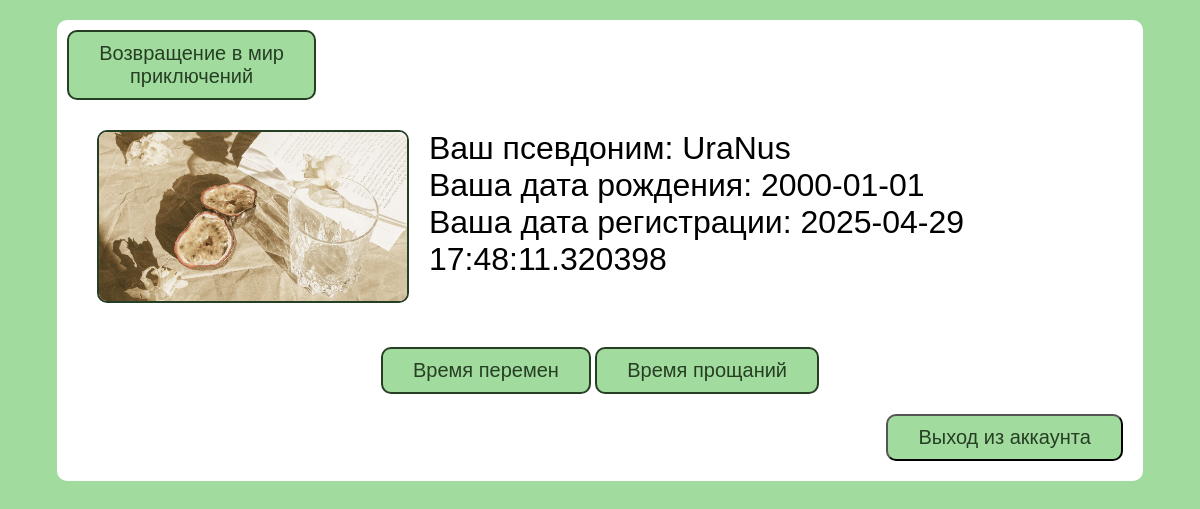
Screenshot of /profile (signed in) with the database file from the repository.
### data/users.py (models this page shows, shortened)
class User(SqlAlchemyBase):
    __tablename__ = 'users'
    id = sqlalchemy.Column(sqlalchemy.Integer, primary_key=True, autoincrement=True)
    username = sqlalchemy.Column(sqlalchemy.String)
    email = sqlalchemy.Column(sqlalchemy.String, unique=True)
    hashed_password = sqlalchemy.Column(sqlalchemy.String)
    avatar = sqlalchemy.Column(sqlalchemy.String)
    birth_date = sqlalchemy.Column(sqlalchemy.Date)
    modified_date = sqlalchemy.Column(sqlalchemy.DateTime, default=datetime.datetime.now)
    novels = orm.relationship('Novel', back_populates='user')

### main.py (the view)
@app.route('/profile', methods=['GET', 'POST'])
def profile():
    if 'user_id' not in session:
        return render_template('base.html', title='Главная страница')
    db_sess = db_session.create_session()
    user = db_sess.query(User).filter_by(id=session['user_id']).first()
    clean_avatar = user.avatar.replace('\\', '/').replace('static', '')
    param = {
        'title': 'Профиль прекрасного пользователя',
        'username': user.username,
        'birth_date': user.birth_date,
        'modified_date': user.modified_date,
        'avatar': url_for('static', filename=clean_avatar)
    }
    if request.method == 'POST':
        if user is not None:
            session['user_id'] = None
            return redirect('/')
        else:
            return redirect('/login')
    return render_template('profile.html', **param)

### forms/simple_search.py
class SimpleSearch(FlaskForm):
    simple_search = StringField()
    submit = SubmitField('🔍')

### data/db_session.py (called while the page is built)
def create_session() -> Session:
    global __factory
    return __factory()

### main.py (called while the page is built)
@app.context_processor
def inject_search_form():
    return dict(search_form=SimpleSearch())

@app.before_request
def handle_search():
    form = SimpleSearch()
    if form.validate_on_submit() and 'simple_search' in request.form:
        query = form.simple_search.data
        return redirect(url_for('main_page', q=query))

### templates/profile.html
{% extends "form_base.html" %}
{% block content %}
    <form method="post" class="parent">
        <div>
        <a style="text-align:center;" class="custom-file-label" href="/main_page">Возвращение в мир<br> приключений</a>
        </div>
        <div class="both">
        <div class="both_ch">
            <img class="profile_uav" src="{{avatar}}" alt="Аватарка">
        </div>
        <div class="both_ch">
            <label>Ваш псевдоним: {{username}}</label><br>
            <label>Ваша дата рождения: {{birth_date}}</label><br>
            <label>Ваша дата регистрации: {{modified_date}}</label>
        </div>
        </div>
        <div class="child" style="text-align:center;">
        <a class="custom-file-label" href="/edit_profile">Время перемен</a>
        <a class="custom-file-label" href="/del_profile">Время прощаний</a>
        </div>
        <div class="child" style="text-align:right;">
        <input class="button" type="submit" value="Выход из аккаунта">
        </div>
    </form>
{% endblock %}

### static/css/form_base.css (style rules this page uses)
form { border-radius: 10px; font-family: "Kelly Slab", sans-serif; width: 90%; max-width: 1200px; margin: 20px auto; padding: 30px; background-color: white; }
.parent { display: flex; flex-direction: column; padding: 10px; }
.child { padding: 10px; }
label { font-size: 32px; text-align: center; color: #000; }
input::placeholder { color: #263f24; }
.button { background-color: #A2DB9E; font-size: 20px; text-align: center; border-radius: 10px; color: #263f24; padding: 10px 30px; }
.custom-file-label { display: inline-block; background-color: #A2DB9E; color: #263f24; padding: 10px 30px; border: 1px; border-radius: 10px; font-size: 20px; font-family: "Kelly Slab", sans-serif; cursor: pointer; text-decoration: none; border-width: 2px; border-style: solid; border-color:#263f24; }
.both { display: flex; flex-direction:row; padding: 20px; }
.both_ch { padding:10px; }
.profile_uav { max-width: 300px: width: auto; max-height: 169px; height: auto; border-radius: 10px; border-width: 2px; border-style: solid; border-color:#263f24; }

### rows the page displays
User: username "UraNus", birth_date "2000-01-01", modified_date "2025-04-29 17:48:11.320398"
